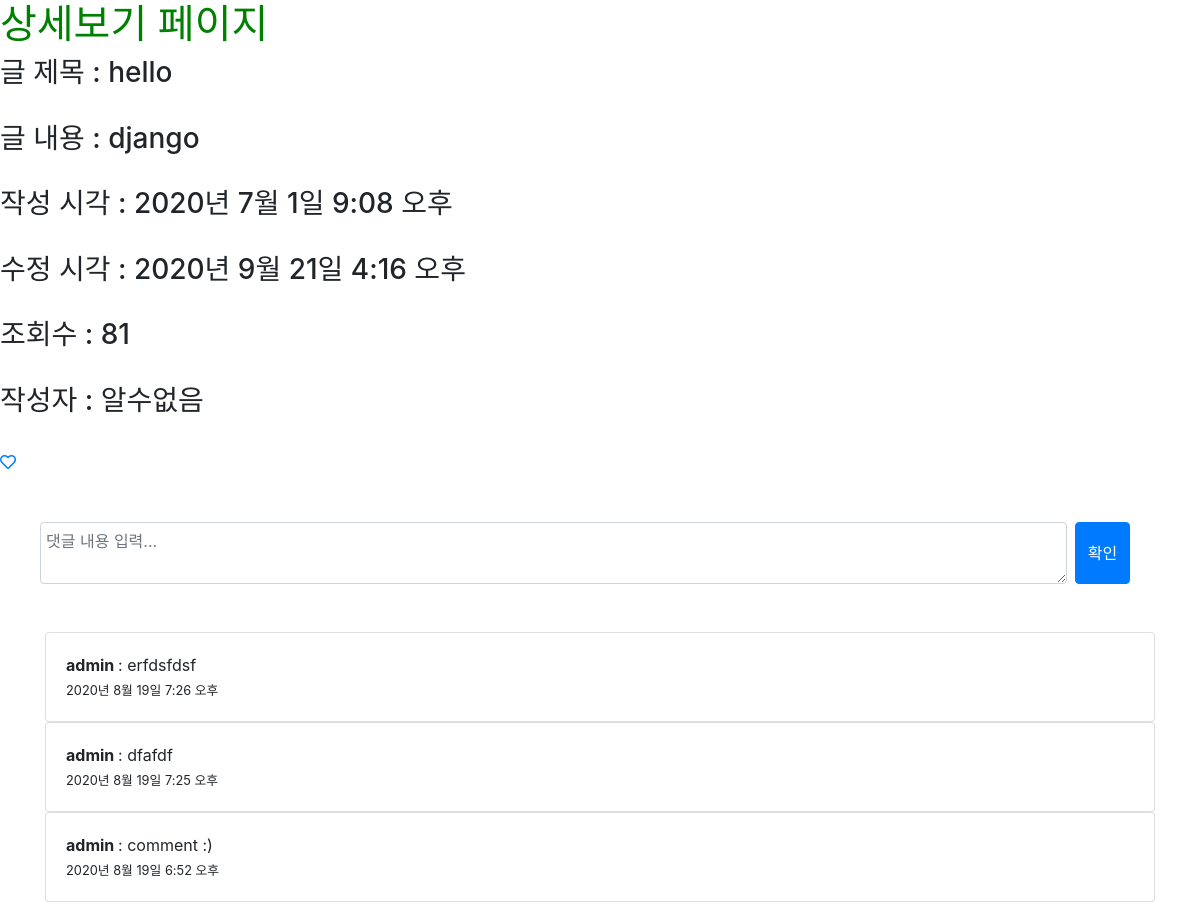
The app's page /posts/show/2 with its own data.
### posts/models.py (models this page shows, shortened)
class Post(models.Model):
    title = models.CharField(max_length=50, null=False)
    content = models.TextField()
    view_count = models.IntegerField(default=0)
    created_at = models.DateTimeField(auto_now_add=True)
    updated_at = models.DateTimeField(auto_now = True)
    image = models.ImageField(upload_to='images/', null=True)
    user = models.ForeignKey(User, on_delete = models.CASCADE, null=True)
    like_user_set = models.ManyToManyField(User, blank=True, related_name='like_user_set', through='Like')

class Comment(models.Model): #1대N관계
    content = models.TextField()
    created_at = models.DateTimeField(auto_now_add=True)
    updated_at = models.DateTimeField(auto_now = True)
    writer = models.ForeignKey(User, on_delete=models.CASCADE, null=True)
    post = models.ForeignKey(Post, on_delete = models.CASCADE, related_name='comments')

### posts/views.py (the view)
# urls.py: path('show/<int:id>', show, name="show"),
def show(request, id):
    post = Post.objects.get(pk=id)
    post.view_count += 1
    post.save()
    all_comments = post.comments.all().order_by('-created_at')
    return render(request, 'posts/show.html', {'post': post, 'comments':all_comments})

### posts/templates/posts/show.html (shortened to what this page needs)
{% extends 'base.html' %}
{% block content %}
    <h1>상세보기 페이지</h1>
    <h3>글 제목 : {{ post.title }} </h3><br>
    <h3>글 내용 : {{ post.content }} </h3><br>
    <h3>작성 시각 : {{ post.created_at }} </h3><br>
    <h3>수정 시각 : {{ post.updated_at }} </h3><br>
    <h3>조회수 : {{ post.view_count }} </h3><br>
    {% if post.user %}
        {% if post.user.username == 'user' %}
            <h3> 작성자 : {{ post.user.last_name}} {{ post.user.first_name}}</h3>
        {% else %}
            <h3> 작성자 : {{ post.user }} </h3>
        {% endif %}
    {% else %}
        <h3> 작성자 : 알수없음 </h3><br>
    {% endif %}
    <a href="{% url 'posts:post_like' post.id %}?redirect_to=show">
        {% if user in post.like_user_set.all %}
            <i class="fas fa-heart"></i>
        {% else %}
            <i class="far fa-heart"></i>
        {% endif %}
    </a>
    <div class="container mt-5">
        <form class="form-row" action="{% url 'posts:create_comment' post.id %}" method="POST">
            <textarea class="form-control col-11 mr-2" name="content" placeholder="댓글 내용 입력..."></textarea>
            <input type="submit" class="btn btn-primary" value="확인">
        </form>
    </div>
    <div class="container mt-5">
        {% for comment in comments %}
        <div class="card">
            <div class="card-body">
                <b> {{comment.writer}} </b> : {{comment.content}}<br>
                <small>{{comment.created_at}}</small>
            </div>
        </div>
        {% endfor %}
    </div>
{% endblock %}

### myblog/static/css/project.css (style rules this page uses)
h1 { color :green; }

### records on screen
Post: title "hello", content "django", created_at "2020년 7월 1일 9:08 오후", updated_at "2020년 9월 21일 4:16 오후", view_count "81"
Comment: writer "admin", content "erfdsfdsf", created_at "2020년 8월 19일 7:26 오후"
Comment: writer "admin", content "dfafdf", created_at "2020년 8월 19일 7:25 오후"
Comment: writer "admin", content "comment :)", created_at "2020년 8월 19일 6:52 오후"
